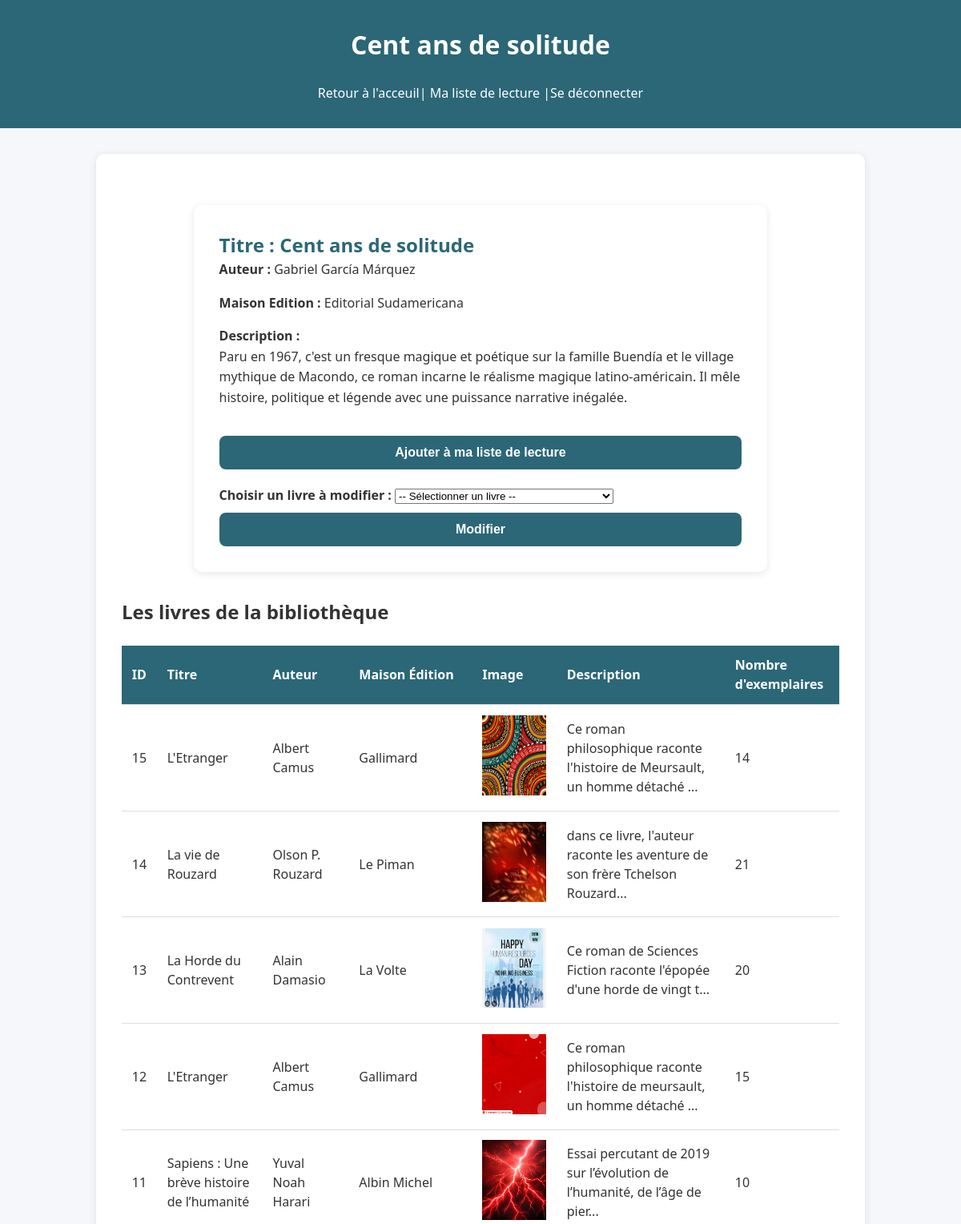
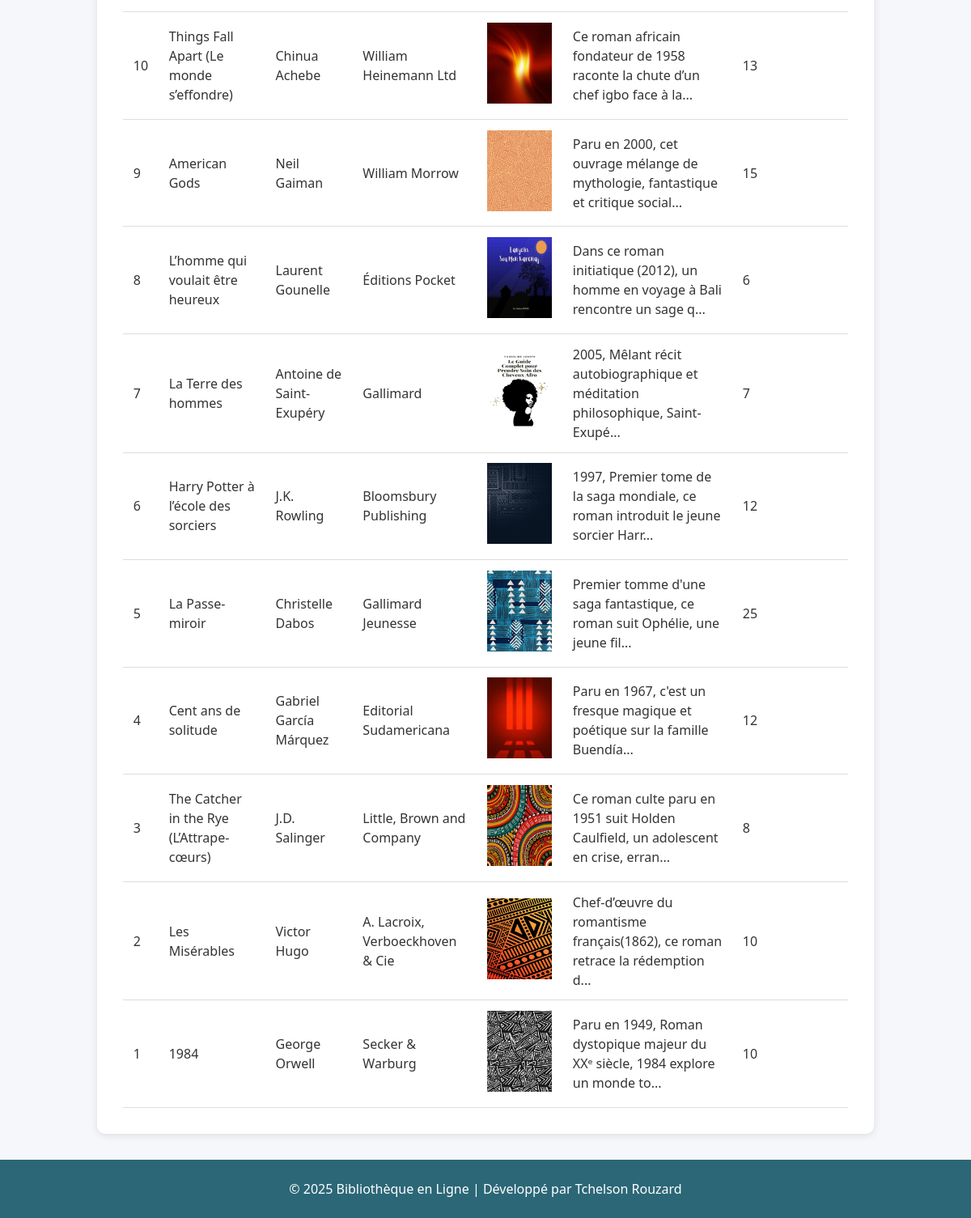
Screenshot of /details.php?id=4 with the database file from the repository (2 pictures, top to bottom).
### tables this page shows
CREATE TABLE `livres` (
  `id` int(11) NOT NULL,
  `titre` varchar(100) NOT NULL,
  `auteur` varchar(100) NOT NULL,
  `description` text NOT NULL,
  `maison_edition` varchar(100) NOT NULL,
  `nombre_exemplaire` int(11) NOT NULL,
  `image` varchar(50) NOT NULL
);

### details.php (the view, shortened to what this page needs)
<?php
$servername = "localhost";
$username = "root";
$password = "";
$dbname = "bibliotheque_jp_db";
$conn = new mysqli($servername, $username, $password, $dbname);
$id = intval($_GET['id']);
$sql = "SELECT * FROM livres WHERE id = ?";
$stmt = $conn->prepare($sql);
$stmt->bind_param("i", $id);
$stmt->execute();
$result = $stmt->get_result();
$livre = $result->fetch_assoc();
?>
<!DOCTYPE html>
<html lang="fr">
<head>
    <link rel="stylesheet" href="style.css">
</head>
<body>
<header>
    <h1><?= htmlspecialchars($livre['titre']) ?></h1>
    <a href="index.php">Retour à l'acceuil|</a>
    <a href="wishlist.php">Ma liste de lecture</a>
    <a href="logout.php" class="btn-logout">|Se déconnecter</a>
</header>
<main class="details">
<section class="details-container">
    <h2>Titre : <?= htmlspecialchars($livre['titre']) ?></h2>
    <?php if (!empty($livre['auteur'])): ?>
        <p><strong>Auteur :</strong> <?= htmlspecialchars($livre['auteur']) ?></p>
    <?php endif; ?>
    <?php if (!empty($livre['maison_edition'])): ?>
        <p><strong>Maison Edition :</strong> <?= htmlspecialchars($livre['maison_edition']) ?></p>
    <?php endif; ?>
    <p><strong>Description :</strong><br>
        <?= nl2br(htmlspecialchars($livre['description'])) ?>
    </p>
    <form action="ajouter_liste.php" method="post" style="margin-top:20px;">
        <button type="submit">Ajouter à ma liste de lecture</button>
    </form>
    <form action="modifier_livre.php" method="get" style="margin-top:20px;">
        <label for="livre_select"><strong>Choisir un livre à modifier :</strong></label>
        <select id="livre_select" name="id" required>
            <option value="">-- Sélectionner un livre --</option>
        </select>
        <button type="submit" style="margin-top:10px;">Modifier</button>
    </form>
</section>
<section class="list-section">
    <h2>Les livres de la bibliothèque</h2>
    <table>
        <tr>
            <th>ID</th>
            <th>Titre</th>
            <th>Auteur</th>
            <th>Maison Édition</th>
            <th>Image</th>
            <th>Description</th>
            <th>Nombre d'exemplaires</th>
        </tr>
        <?php
      $sql_all = "SELECT * FROM livres ORDER BY id DESC";
      $all = $conn->query($sql_all);
      while ($row = $all->fetch_assoc()) {
        $image = $row['image'];
        $image_url = "Images/" . $image;
         $image_disk_path = __DIR__ . "/Images/" . $image;
         echo "<tr>
            <td>".htmlspecialchars($row['id'])."</td>
            <td>".htmlspecialchars($row['titre'])."</td>
            <td>".htmlspecialchars($row['auteur'])."</td>
            <td>".htmlspecialchars($row['maison_edition'])."</td>
            <td>";
         if (!empty($image) && file_exists($image_disk_path)) {
             echo "<img src='$image_url' width='80' height='100' alt='couverture'>";
           } else {
             echo "<span style='color:gray;'>Aucune image</span>";
             }
         echo    "</td>
            <td>".substr(htmlspecialchars($row['description']), 0, 80)."...</td>
            <td>".htmlspecialchars($row['nombre_exemplaire'])."</td>
          </tr>";
          }
        ?>
    </table>
</section>
</main>
<footer>
    <p>&copy; 2025 Bibliothèque en Ligne | Développé par Tchelson Rouzard</p>
</footer>
</body>
</html>

### style.css (style rules this page uses)
:root { --main-color: #2b6777; --secondary-color: #52ab98; --danger-color: #c94c4c; --danger-hover: #ff6b6b; --light-bg: #f5f7fa; --text-color: #333; --white: #fff; }
* { margin: 0; padding: 0; box-sizing: border-box; }
body { font-family: 'Segoe UI', Arial, sans-serif; background-color: var(--light-bg); color: var(--text-color); line-height: 1.5; min-height: 100vh; display: flex; flex-direction: column; }
header { text-align: center; padding: 2em 1em; background-color: var(--main-color); color: var(--white); }
header h1 { margin-bottom: 0.5em; font-weight: 600; }
header a { display: inline-block; color: var(--white); text-decoration: none; font-weight: 500; margin-top: 0.5em; }
main { flex: 1; max-width: 80%; margin: 2em auto; padding: 2em; background-color: var(--white); border-radius: 10px; box-shadow: 0 4px 15px rgba(0,0,0,0.08); }
button, .btn-submit { display: inline-block; width: 100%; padding: 12px 14px; margin-top: 14px; border: none; border-radius: 8px; background: var(--main-color); color: var(--white); font-weight: 700; cursor: pointer; font-size: 1rem; transition: all 0.2s ease; }
table { width: 100%; border-collapse: collapse; margin-top: 1.5em; overflow-x: auto; display: block; }
th, td { padding: 0.8em; border-bottom: 1px solid #ddd; text-align: left; }
th { background-color: var(--main-color); color: var(--white); }
.details, .details-container { max-width: 80%; margin: 2em auto; padding: 2em; background-color: var(--white); border-radius: 10px; box-shadow: 0 2px 10px rgba(0,0,0,0.1); }
.details-container h2 { color: var(--main-color); }
.details-container p { line-height: 1.6; margin-bottom: 1em; }
.details-container button { background-color: var(--main-color); }
footer { text-align: center; padding: 1.5em; background-color: var(--main-color); color: var(--white); }

### rows the page displays
livres: titre "Cent ans de solitude", auteur "Gabriel García Márquez", maison_edition "Editorial Sudamericana", description "Paru en 1967, c'est un fresque magique et poétique sur la famille Buendía et le village mythique de Macondo, ce roman incarne le réalisme magique latino-américain. Il mêle histoire, politique et légende avec une puissance narrative inégalée.", id "4", image (picture), description "Paru en 1967, c'est un fresque magique et poétique sur la famille Buendía", nombre_exemplaire "12"
livres: id "15", titre "L'Etranger", auteur "Albert Camus", maison_edition "Gallimard", image (picture), description "Ce roman philosophique raconte l'histoire de Meursault, un homme détaché", nombre_exemplaire "14"
livres: id "14", titre "La vie de Rouzard", auteur "Olson P. Rouzard", maison_edition "Le Piman", image (picture), description "dans ce livre, l'auteur raconte les aventure de son frère Tchelson Rouzard", nombre_exemplaire "21"
livres: id "13", titre "La Horde du Contrevent", auteur "Alain Damasio", maison_edition "La Volte", image (picture), description "Ce roman de Sciences Fiction raconte l'épopée d'une horde de vingt t", nombre_exemplaire "20"
livres: id "12", titre "L'Etranger", auteur "Albert Camus", maison_edition "Gallimard", image (picture), description "Ce roman philosophique raconte l'histoire de meursault, un homme détaché", nombre_exemplaire "15"
livres: id "11", titre "Sapiens : Une brève histoire de l’humanité", auteur "Yuval Noah Harari", maison_edition "Albin Michel", image (picture), description "Essai percutant de 2019 sur l’évolution de l’humanité, de l’âge de pier", nombre_exemplaire "10"
livres: id "10", titre "Things Fall Apart (Le monde s’effondre)", auteur "Chinua Achebe", maison_edition "William Heinemann Ltd", image (picture), description "Ce roman africain fondateur de 1958 raconte la chute d’un chef igbo face à la", nombre_exemplaire "13"
livres: id "9", titre "American Gods", auteur "Neil Gaiman", maison_edition "William Morrow", image (picture), description "Paru en 2000, cet ouvrage mélange de mythologie, fantastique et critique social", nombre_exemplaire "15"
livres: id "8", titre "L’homme qui voulait être heureux", auteur "Laurent Gounelle", maison_edition "Éditions Pocket", image (picture), description "Dans ce roman initiatique (2012), un homme en voyage à Bali rencontre un sage q", nombre_exemplaire "6"
livres: id "7", titre "La Terre des hommes", auteur "Antoine de Saint-Exupéry", maison_edition "Gallimard", image (picture), description "2005, Mêlant récit autobiographique et méditation philosophique, Saint-Exupé", nombre_exemplaire "7"
livres: id "6", titre "Harry Potter à l’école des sorciers", auteur "J.K. Rowling", maison_edition "Bloomsbury Publishing", image (picture), description "1997, Premier tome de la saga mondiale, ce roman introduit le jeune sorcier Harr", nombre_exemplaire "12"
livres: id "5", titre "La Passe-miroir", auteur "Christelle Dabos", maison_edition "Gallimard Jeunesse", image (picture), description "Premier tomme d'une saga fantastique, ce roman suit Ophélie, une jeune fil", nombre_exemplaire "25"
livres: id "3", titre "The Catcher in the Rye (L’Attrape-cœurs)", auteur "J.D. Salinger", maison_edition "Little, Brown and Company", image (picture), description "Ce roman culte paru en 1951 suit Holden Caulfield, un adolescent en crise, erran", nombre_exemplaire "8"
livres: id "2", titre "Les Misérables", auteur "Victor Hugo", maison_edition "A. Lacroix, Verboeckhoven & Cie", image (picture), description "Chef-d’œuvre du romantisme français(1862), ce roman retrace la rédemption d", nombre_exemplaire "10"
livres: id "1", titre "1984", auteur "George Orwell", maison_edition "Secker & Warburg", image (picture), description "Paru en 1949, Roman dystopique majeur du XXᵉ siècle, 1984 explore un monde to", nombre_exemplaire "10"
